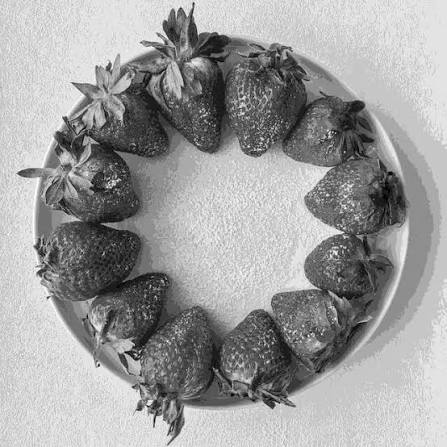
#> input picture Shannon_fano_coding/input_image.jpg, 447 x 447 px
$ python Shannon_fano_coding_RGB.py
#> lines starting #> are read from the running program, lines starting #| are printed output that depends on the picture
### Shannon_fano_coding/shannon_fano_core.py
"""
shannon_fano_core.py
Shared Shannon-Fano helpers used by the grayscale and RGB scripts.

Shannon-Fano is a top-down method:
  1. Sort the symbols by frequency (highest first).
  2. Split the list into two parts whose total frequencies are as equal as possible.
  3. Give '0' to the upper part and '1' to the lower part.
  4. Repeat on each part until every part holds a single symbol.
(Huffman, in contrast, builds its tree bottom-up.)
"""

import struct
from collections import Counter

import numpy as np

MAGIC = b"SFAN"


# ----------------------------------------------------------------------------
# Building the code
# ----------------------------------------------------------------------------
def best_split(items):
    """items = [(symbol, count), ...] sorted by count desc. Return split index."""
    total = sum(c for _, c in items)
    running, best_idx, best_diff = 0, 1, None
    for i in range(len(items) - 1):
        running += items[i][1]
        diff = abs(total - 2 * running)          # |left - right|
        if best_diff is None or diff < best_diff:
            best_diff, best_idx = diff, i + 1
    return best_idx


def shannon_fano_codes(freq):
    """Return {symbol: 'bitstring'} from {symbol: count}."""
    items = sorted(freq.items(), key=lambda kv: (-kv[1], kv[0]))
    if len(items) == 1:
        return {items[0][0]: "0"}

    codes = {sym: "" for sym, _ in items}
    stack = [items]
    while stack:
        group = stack.pop()
        if len(group) == 1:
            continue
        cut = best_split(group)
        upper, lower = group[:cut], group[cut:]
        for sym, _ in upper:
            codes[sym] += "0"
        for sym, _ in lower:
            codes[sym] += "1"
        stack.append(upper)
        stack.append(lower)
    return codes


# ----------------------------------------------------------------------------
# Encoding / decoding one channel (flat uint8 array)
# ----------------------------------------------------------------------------
def encode_channel(flat):
    """Return (codes_dict, payload_bytes, number_of_bits)."""
    freq = Counter(flat.tolist())
    codes = shannon_fano_codes(freq)

    lookup = [""] * 256
    for sym, bits in codes.items():
        lookup[sym] = bits
    bitstring = "".join(map(lookup.__getitem__, flat.tolist()))

    nbits = len(bitstring)
    bit_array = np.frombuffer(bitstring.encode("ascii"), dtype=np.uint8) - 48
    payload = np.packbits(bit_array).tobytes()
    return codes, payload, nbits


def decode_channel(codes, payload, nbits, count):
    """Rebuild `count` pixel values from the payload."""
    table = {bits: sym for sym, bits in codes.items()}
    bits = np.unpackbits(np.frombuffer(payload, dtype=np.uint8))[:nbits].tolist()

    out = np.empty(count, dtype=np.uint8)
    current, idx = "", 0
    for b in bits:
        current += "1" if b else "0"
        sym = table.get(current)
        if sym is not None:
            out[idx] = sym
            idx += 1
            current = ""
    return out


# ----------------------------------------------------------------------------
# Container file (.bin)  -  stores the real Shannon-Fano code table
# ----------------------------------------------------------------------------
def write_bin(path, height, width, channels):
    """channels = list of (codes_dict, payload_bytes, nbits)."""
    with open(path, "wb") as f:
        f.write(MAGIC)
        f.write(struct.pack("<BII", len(channels), height, width))
        for codes, payload, nbits in channels:
            f.write(struct.pack("<H", len(codes)))
            for sym, bits in sorted(codes.items()):
                nbytes = (len(bits) + 7) // 8
                f.write(struct.pack("<BB", sym, len(bits)))
                f.write(int(bits, 2).to_bytes(nbytes, "big"))
            f.write(struct.pack("<QQ", nbits, len(payload)))
            f.write(payload)


def read_bin(path):
    with open(path, "rb") as f:
        assert f.read(4) == MAGIC, "Not a valid SFAN file"
        n_ch, height, width = struct.unpack("<BII", f.read(9))
        channels = []
        for _ in range(n_ch):
            (n_sym,) = struct.unpack("<H", f.read(2))
            codes = {}
            for _ in range(n_sym):
                sym, length = struct.unpack("<BB", f.read(2))
                nbytes = (length + 7) // 8
                value = int.from_bytes(f.read(nbytes), "big")
                codes[sym] = format(value, f"0{length}b")
            nbits, plen = struct.unpack("<QQ", f.read(16))
            channels.append((codes, f.read(plen), nbits))
    return height, width, channels


# ----------------------------------------------------------------------------
# Statistics
# ----------------------------------------------------------------------------
def entropy(flat):
    counts = np.bincount(flat, minlength=256).astype(float)
    p = counts[counts > 0] / counts.sum()
    return float(-(p * np.log2(p)).sum())


def average_length(flat, codes):
    counts = np.bincount(flat, minlength=256)
    return float(sum(counts[s] * len(b) for s, b in codes.items()) / counts.sum())

### Shannon_fano_coding/Shannon_fano_coding_RGB.py
"""
Shannon_fano_coding_RGB.py  -  Colour (RGB) compression, one Shannon-Fano code per channel.

Put your image next to this file and name it:  input_image.jpg
(or pass a different path:  python Shannon_fano_coding_RGB.py my_photo.png)
"""

import os
import sys

import matplotlib
matplotlib.use("Agg")
import matplotlib.pyplot as plt
import numpy as np
from PIL import Image

import shannon_fano_core as sf

INPUT_IMAGE = sys.argv[1] if len(sys.argv) > 1 else "input_image.jpg"
RESULTS_DIR = "results"
NAMES = ["Red", "Green", "Blue"]
COLORS = ["red", "green", "blue"]


def main():
    os.makedirs(RESULTS_DIR, exist_ok=True)

    if not os.path.exists(INPUT_IMAGE):
        sys.exit(f"[!] Image '{INPUT_IMAGE}' not found. Place it in this folder.")

    img = np.array(Image.open(INPUT_IMAGE).convert("RGB"), dtype=np.uint8)
#> img is the input picture: shape (447, 447, 3); min 0, max 255, mean 158.1
    h, w, _ = img.shape
#> h = 447; w = 447
    print(f"Loaded '{INPUT_IMAGE}'  ->  {w} x {h} pixels (RGB)")
#| Loaded 'input_image.jpg'  ->  447 x 447 pixels (RGB)

    encoded, all_codes = [], []
    for c in range(3):
        codes, payload, nbits = sf.encode_channel(img[:, :, c].flatten())
        encoded.append((codes, payload, nbits))
        all_codes.append(codes)
#> after the loop, all_codes = 3 items; encoded = 3 items

    bin_path = os.path.join(RESULTS_DIR, "compressed_rgb.bin")
    sf.write_bin(bin_path, h, w, encoded)
#> the loop in write_bin, `for codes, payload, nbits in channels:` made 3 passes

    h2, w2, chans = sf.read_bin(bin_path)
#> in read_bin, `n_ch, height, width = struct.unpack("<BII", f.read(9))`: n_ch = 3; height = 447
#> after the loop in read_bin, `for _ in range(n_ch):`: channels = 3 items
#> h2 = 447; w2 = 447; chans = 3 items
    rec = np.stack(
        [sf.decode_channel(*chans[c], count=h2 * w2).reshape(h2, w2) for c in range(3)],
        axis=2,
    )
#> in decode_channel, `table = {bits: sym for sym, bits in codes.items()}`: table = 256 items
#> the loop in decode_channel, `for b in bits:` made 1494844 passes
#> sym on passes 7, 14, 20: 200, 197, 228
#> after the loop in decode_channel, `for b in bits:`: idx = 199809
#> the loop in decode_channel (call 2), `for b in bits:` made 1494844 passes
    lossless = np.array_equal(img, rec)
#> lossless = True
    Image.fromarray(rec).save(os.path.join(RESULTS_DIR, "reconstructed_rgb.png"))

    original_bytes = img.size
#> original_bytes = 599427
    compressed_bytes = os.path.getsize(bin_path)
    lines = [
        f"Image size            : {w} x {h}",
        f"Original size         : {original_bytes} bytes",
        f"Compressed size       : {compressed_bytes} bytes",
        f"Compression ratio     : {original_bytes / compressed_bytes:.3f} : 1",
        f"Space saved           : {100 * (1 - compressed_bytes / original_bytes):.2f} %",
        f"Lossless (verified)   : {lossless}",
        "",
    ]
#> lines = ['Image size            : 447 x 447', 'Original size         : 599427 bytes', 'Compressed size       : 563320 bytes', 'Compression ratio     : 1.064 : 1', 'Space saved           : 6.02 %', 'Lossless (verified)   : True', '']
    for c in range(3):
        flat = img[:, :, c].flatten()
        ent = sf.entropy(flat)
        avg = sf.average_length(flat, all_codes[c])
        lines.append(
            f"{NAMES[c]:<5} channel -> entropy {ent:.4f} bpp | "
            f"avg code length {avg:.4f} bpp | efficiency {100 * ent / avg:.2f} %"
        )
#> after the loop, lines = 10 items
    report = "\n".join(lines) + "\n"
    print("\n" + report)
#| Image size            : 447 x 447
#| Original size         : 599427 bytes
#| Compressed size       : 563320 bytes
#| Compression ratio     : 1.064 : 1
#| Space saved           : 6.02 %
#| Lossless (verified)   : True
#| Red   channel -> entropy 7.4267 bpp | avg code length 7.4814 bpp | efficiency 99.27 %
#| Green channel -> entropy 7.4267 bpp | avg code length 7.4814 bpp | efficiency 99.27 %
#| Blue  channel -> entropy 7.4267 bpp | avg code length 7.4814 bpp | efficiency 99.27 %
    with open(os.path.join(RESULTS_DIR, "stats_rgb.txt"), "w") as f:
        f.write(report)

    fig, ax = plt.subplots(1, 3, figsize=(15, 4.5))
    ax[0].imshow(img)
    ax[0].set_title("Original")
    ax[0].axis("off")
    ax[1].imshow(rec)
    ax[1].set_title(f"Reconstructed (lossless = {lossless})")
    ax[1].axis("off")
    for c in range(3):
        ax[2].plot(np.bincount(img[:, :, c].flatten(), minlength=256),
                   color=COLORS[c], label=NAMES[c], linewidth=1)
    ax[2].set_title("RGB histograms")
    ax[2].set_xlabel("Pixel value")
    ax[2].set_ylabel("Count")
    ax[2].legend()
    plt.tight_layout()
    plt.savefig(os.path.join(RESULTS_DIR, "shannon_fano_rgb_result.png"), dpi=150)
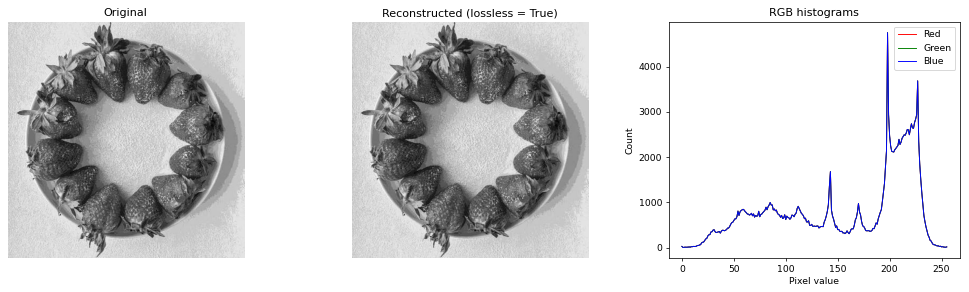
#> figure drawn by matplotlib, 3 panels; panel 3: curve peaks at x = 198, y = 4751; panel 3: curve peaks at x = 198, y = 4751; panel 3: curve peaks at x = 198, y = 4751
    plt.close()

    print(f"Results saved in '{RESULTS_DIR}/'")


if __name__ == "__main__":
    main()
